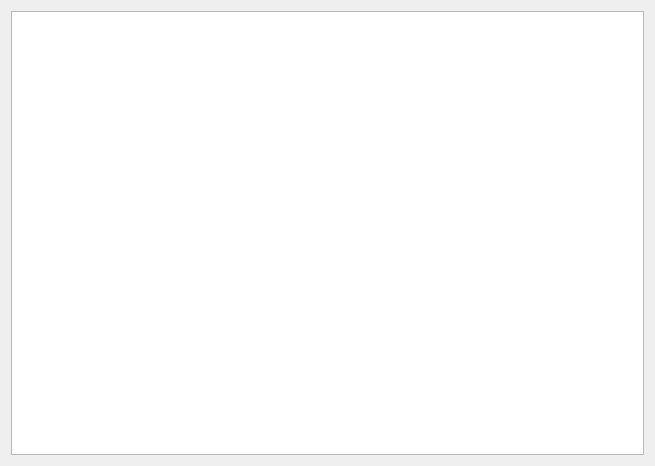
<?xml version="1.0" encoding="UTF-8"?>
<ui version="4.0">
 <class>Form</class>
 <widget class="QWidget" name="Form">
  <property name="geometry">
   <rect>
    <x>0</x>
    <y>0</y>
    <width>655</width>
    <height>466</height>
   </rect>
  </property>
  <property name="windowTitle">
   <string>Form</string>
  </property>
  <layout class="QVBoxLayout" name="verticalLayout">
   <item>
    <widget class="PyDMWaveformPlot" name="waveformPlot">
     <property name="minimumSize">
      <size>
       <width>600</width>
       <height>400</height>
      </size>
     </property>
     <property name="toolTip">
      <string/>
     </property>
     <property name="whatsThis">
      <string/>
     </property>
     <property name="showYGrid">
      <bool>true</bool>
     </property>
     <property name="title" stdset="0">
      <string>Gas Detector</string>
     </property>
     <property name="curves">
      <stringlist>
       <string>{&quot;y_channel&quot;: &quot;ca://MTEST:YSignal&quot;, &quot;x_channel&quot;: &quot;ca://MTEST:XSignal&quot;, &quot;name&quot;: &quot;&quot;, &quot;color&quot;: &quot;yellow&quot;, &quot;connect_points&quot;: false, &quot;symbol&quot;: &quot;o&quot;, &quot;redraw_mode&quot;: 3}</string>
      </stringlist>
     </property>
     <property name="autoRangeX">
      <bool>true</bool>
     </property>
     <property name="autoRangeY">
      <bool>true</bool>
     </property>
    </widget>
   </item>
  </layout>
 </widget>
 <customwidgets>
  <customwidget>
   <class>PyDMWaveformPlot</class>
   <extends>QGraphicsView</extends>
   <header>pydm.widgets.waveformplot</header>
  </customwidget>
 </customwidgets>
 <resources/>
 <connections/>
</ui>
